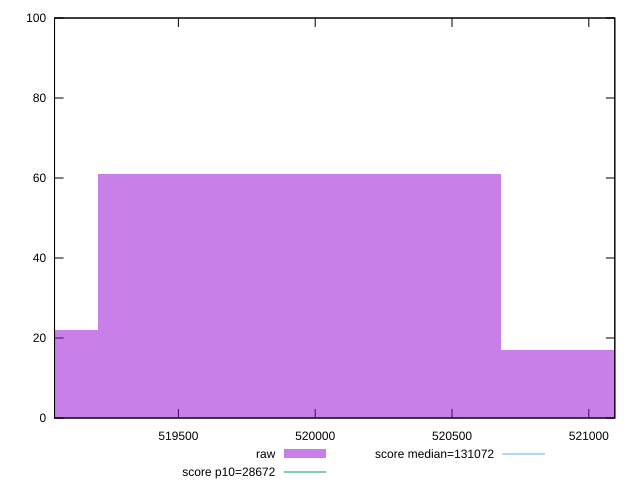

This chart was generated by the following gnuplot code:
reset

$raw <<EOF
519942.5511122161 61
521415.4761861884 17
518469.6260382438 22
EOF

set key outside below
set boxwidth 1472.9250739722836
set xrange [519047.3357513424:521095.04237993486]
set yrange [0:100]
set trange [0:100]
set style fill transparent solid 0.5 noborder

set parametric
set terminal svg size 640, 490 enhanced background rgb 'white'
set output "report_00022_2021-02-20T12:08:46.964Z/uses-long-cache-ttl/samples/pages/raw/histogram.svg"

plot $raw title "raw" with boxes, \
     28672,t title "score p10=28672", \
     131072,t title "score median=131072"

reset
